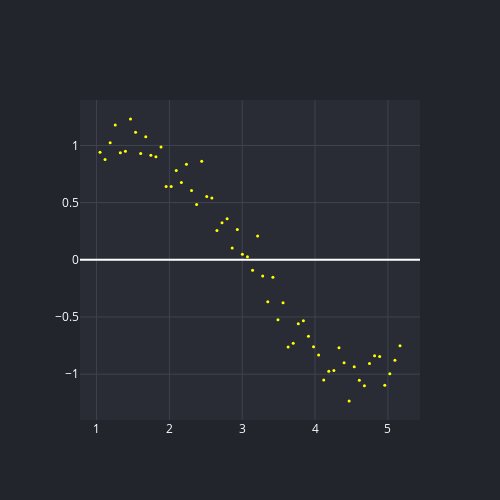

Notebook code for this chart:
### Code cell
import plotly.graph_objects as go

x = np.array([i*np.pi/180 for i in range(60,300,4)])
y = np.sin(x) + np.random.normal(0,0.15,len(x))

df = pd.DataFrame(np.column_stack([x,y]),columns=['x','y'])

fig = go.Figure(
    data=[
        go.Scatter(
            x=df.x, 
            y=df.y, 
            mode='markers',
            marker=dict(
                size=3,
                color='yellow'
            )),
        ]
)
render(fig)
fig.show()

### Figure 1 — Plotly figure (JSON) as saved in the notebook; plotly's stock layout.template omitted (floating-point values rounded to 4 significant figures)
{"data": [{"marker": {"color": "yellow", "size": 3}, "mode": "markers", "type": "scatter", "x": [1.047, 1.117, 1.187, 1.257, 1.326, 1.396, 1.466, 1.536, 1.606, 1.676, 1.745, 1.815, 1.885, 1.955, 2.025, 2.094, 2.164, 2.234, 2.304, 2.374, 2.443, 2.513, 2.583, 2.653, 2.723, 2.793, 2.862, 2.932, 3.002, 3.072, 3.142, 3.211, 3.281, 3.351, 3.421, 3.491, 3.56, 3.63, 3.7, 3.77, 3.84, 3.91, 3.979, 4.049, 4.119, 4.189, 4.259, 4.328, 4.398, 4.468, 4.538, 4.608, 4.677, 4.747, 4.817, 4.887, 4.957, 5.027, 5.096, 5.166], "y": [0.9405, 0.8781, 1.024, 1.18, 0.9352, 0.9497, 1.231, 1.115, 0.929, 1.076, 0.9153, 0.9004, 0.9874, 0.6402, 0.6401, 0.7817, 0.6771, 0.8351, 0.6069, 0.4828, 0.8626, 0.5539, 0.54, 0.2558, 0.3251, 0.3587, 0.103, 0.2643, 0.04908, 0.026, -0.09026, 0.2081, -0.1412, -0.3666, -0.1523, -0.5251, -0.3754, -0.7634, -0.7291, -0.5583, -0.532, -0.669, -0.7605, -0.8332, -1.051, -0.974, -0.9679, -0.7686, -0.8995, -1.235, -0.9362, -1.052, -1.101, -0.9076, -0.8399, -0.8451, -1.096, -0.9974, -0.8775, -0.7525]}], "layout": {"height": 500, "paper_bgcolor": "#22252B", "plot_bgcolor": "#292C34", "title": {"font": {"color": "#9398A4"}}, "width": 500, "xaxis": {"gridcolor": "#3F434F", "tickfont": {"color": "#ffffff"}}, "yaxis": {"gridcolor": "#3F434F", "tickfont": {"color": "#ffffff"}}}}
